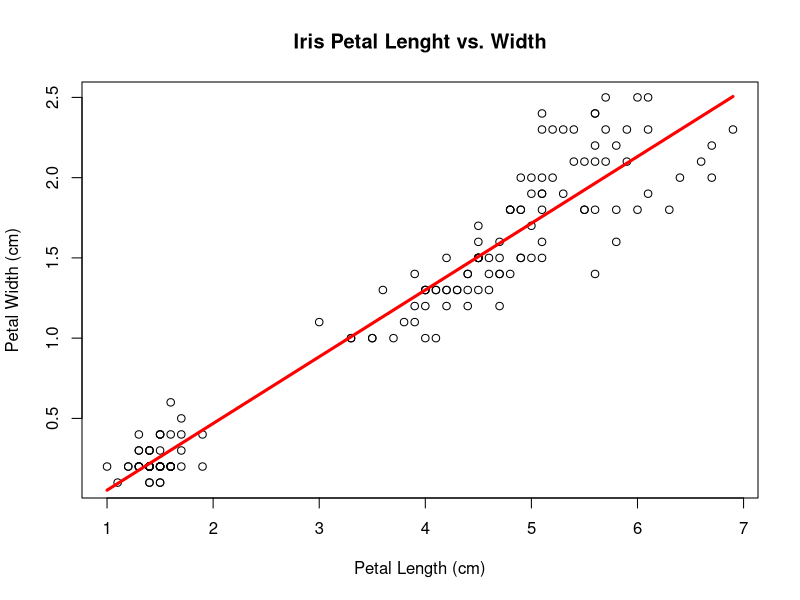

Write R code to recreate this figure.

data(iris)

head(iris)

# base R graphics
plot(
  x = iris$Petal.Length,
  y = iris$Petal.Width,
  main = 'Iris Petal Lenght vs. Width',
  xlab = 'Petal Length (cm)',
  ylab = 'Petal Width (cm)'
)

# create a linear regression model
model <- lm(
  formula = Petal.Width ~ Petal.Length,
  data = iris
)

# summarize the model
summary(model)

# draw regression line on plot
lines(
  x = iris$Petal.Length,
  y = model$fitted.values,
  col = 'red',
  lwd = 3
)

# correlation coefficient
cor(
  iris$Petal.Length,
  iris$Petal.Width
)

# predict new values from the model
predict(
  model,
  data.frame(
    Petal.Length = c(2, 5, 7)
  )
)








